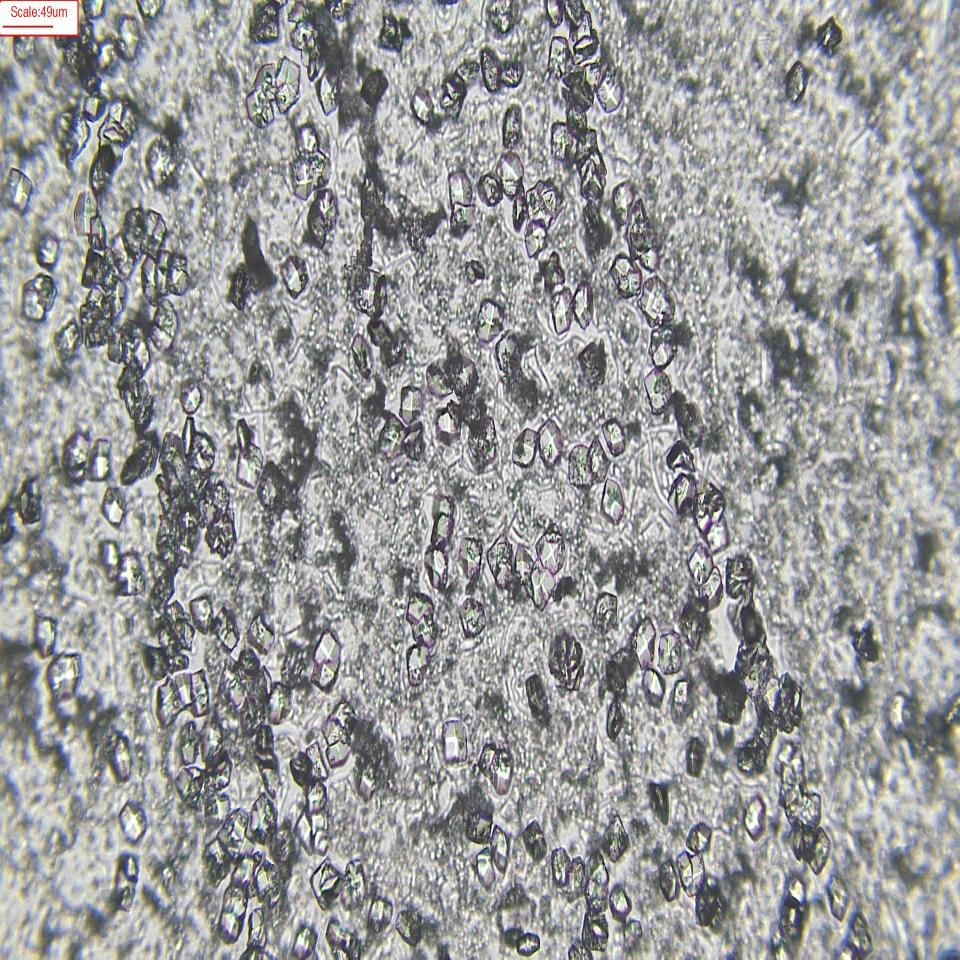
#> input picture moksh_crystaldetection/dataset-detect/test/images/41_cry_jpg.rf.c67273d81ec4a8cde02e358e1dfe5d21.jpg, 960 x 960 px
$ python detect_edge.py ../moksh_crystaldetection/dataset-detect/test/images/41_cry_jpg.rf.c67273d81ec4a8cde02e358e1dfe5d21.jpg ../moksh_crystaldetection/dataset-detect/test/images/41_cry_jpg.rf.c67273d81ec4a8cde02e358e1dfe5d21.jpg
#> lines starting #> are read from the running program, lines starting #| are printed output that depends on the picture; after the words box and inside, x2 and y2 are one past the last pixel; in counts of white or black regions, pixels touching at a corner belong together
import cv2
import sys
import numpy as np

def detect_edges(input_path, output_path):
    # Read the image
    image = cv2.imread(input_path, cv2.IMREAD_COLOR)
    if image is None:
        print(f"Erreur : impossible de lire l'image {input_path}")
        sys.exit(1)

    # Convert to grayscale
    gray = cv2.cvtColor(image, cv2.COLOR_BGR2GRAY)

    # Detect edges using Canny
    edges = cv2.Canny(gray, 100, 300)

    # Dilate edges to make them thicker
    kernel = cv2.getStructuringElement(cv2.MORPH_RECT, (5, 5))  # taille ajustable
    edges_thick = cv2.dilate(edges, kernel)

    # Save the result (optionnel : inversion des couleurs)
    cv2.imwrite(output_path, cv2.bitwise_not(edges_thick))
    print(f"Contours détectés enregistrés dans {output_path}")


def filtre_passe_haut_sombres(input_path, output_path):
    image = cv2.imread(input_path, cv2.IMREAD_GRAYSCALE)
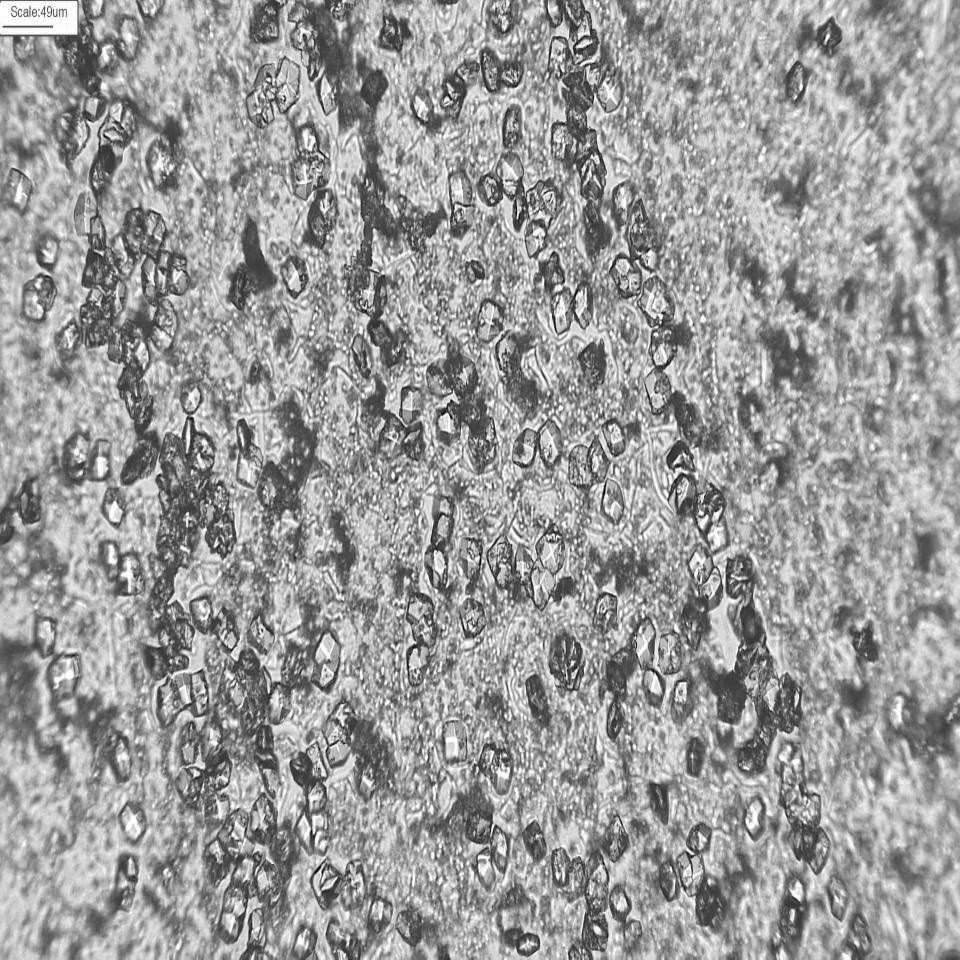
#> image: shape (960, 960); min 0, max 255, mean 155.1
    if image is None:
        print(f"Erreur : impossible de lire l'image {input_path}")
        return

    # 1. Flouter l'image pour créer une version "basse fréquence"
    #flou = cv2.GaussianBlur(image, (21, 21), 0)

    # 2. Passe-haut : original - flou
    #passe_haut = cv2.subtract(image, flou)

    # 3. Masque : garder seulement les zones sombres
    _, masque_sombre = cv2.threshold(image, 100, 255, cv2.THRESH_BINARY_INV)
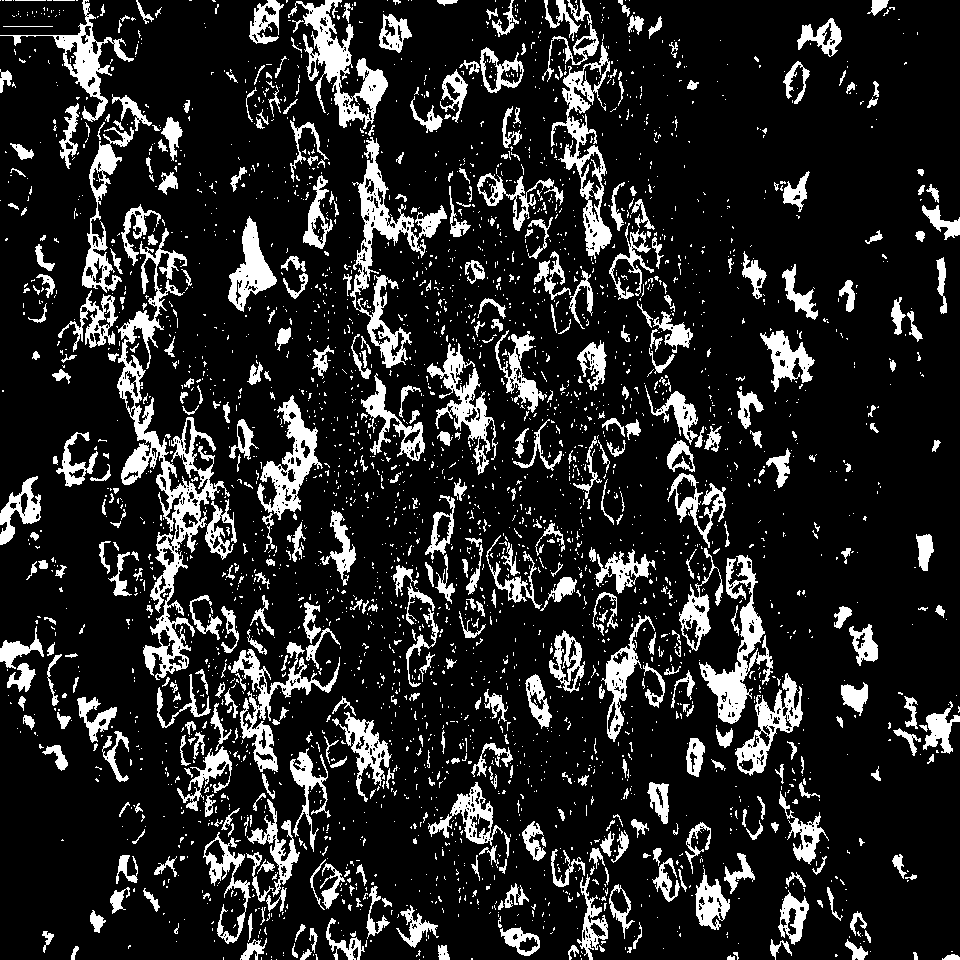
#> masque_sombre: shape (960, 960); 15.5% white; 3220 white regions (2703 under 20 px), largest, box (x1, y1, x2, y2) and area: (117, 228, 230, 680) 9371, (350, 137, 447, 368) 4651, (288, 0, 388, 129) 3914

    # 4. Appliquer le masque sombre au résultat du passe-haut
    resultat = cv2.bitwise_and(image, image, mask=masque_sombre)

    # 5. Repasser en cristaux blancs sur fond noirs
    resultat = cv2.bitwise_not(resultat)
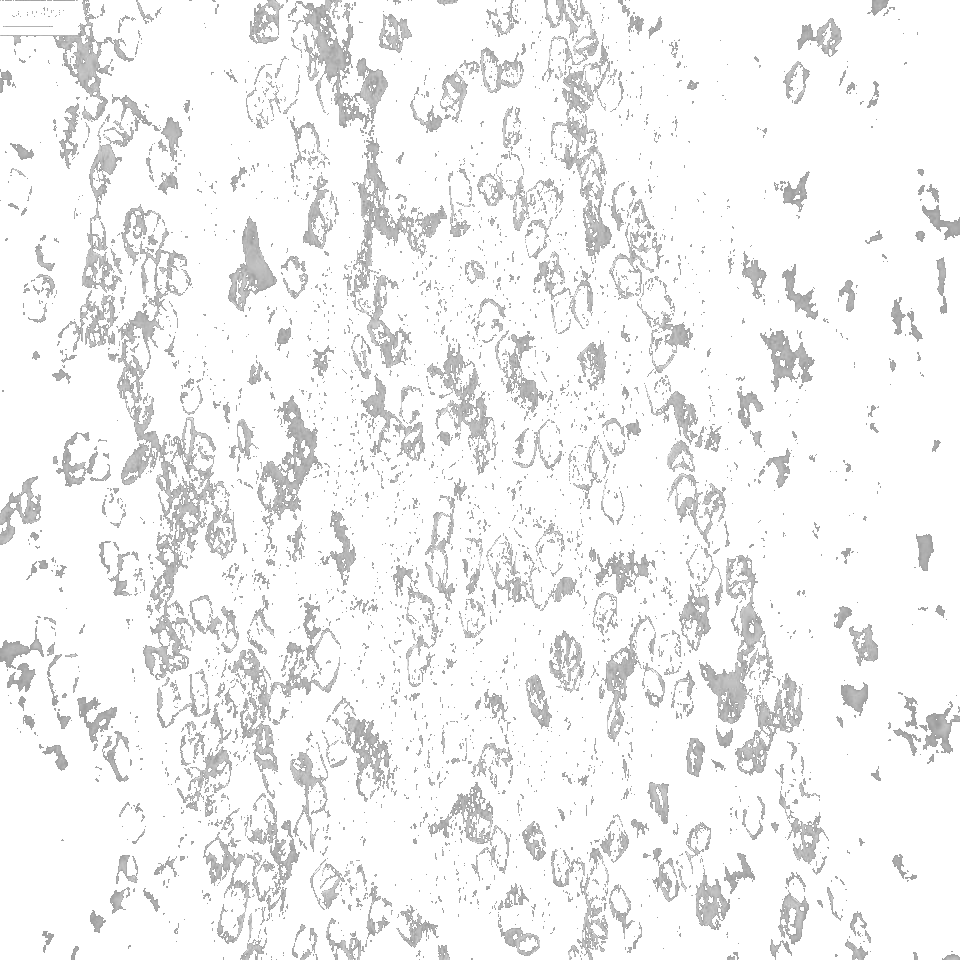
#> resultat: shape (960, 960); min 155, max 255, mean 242.6

    # 6. Re assombrir les cristaux car ils sont plus gris actuellement
    seuil = 180  # seuil de luminosité à partir duquel on assombrit
    facteur = 0.5  # intensité d'assombrissement
    resultat[resultat < seuil] = (resultat[resultat < seuil] * facteur).astype(np.uint8)
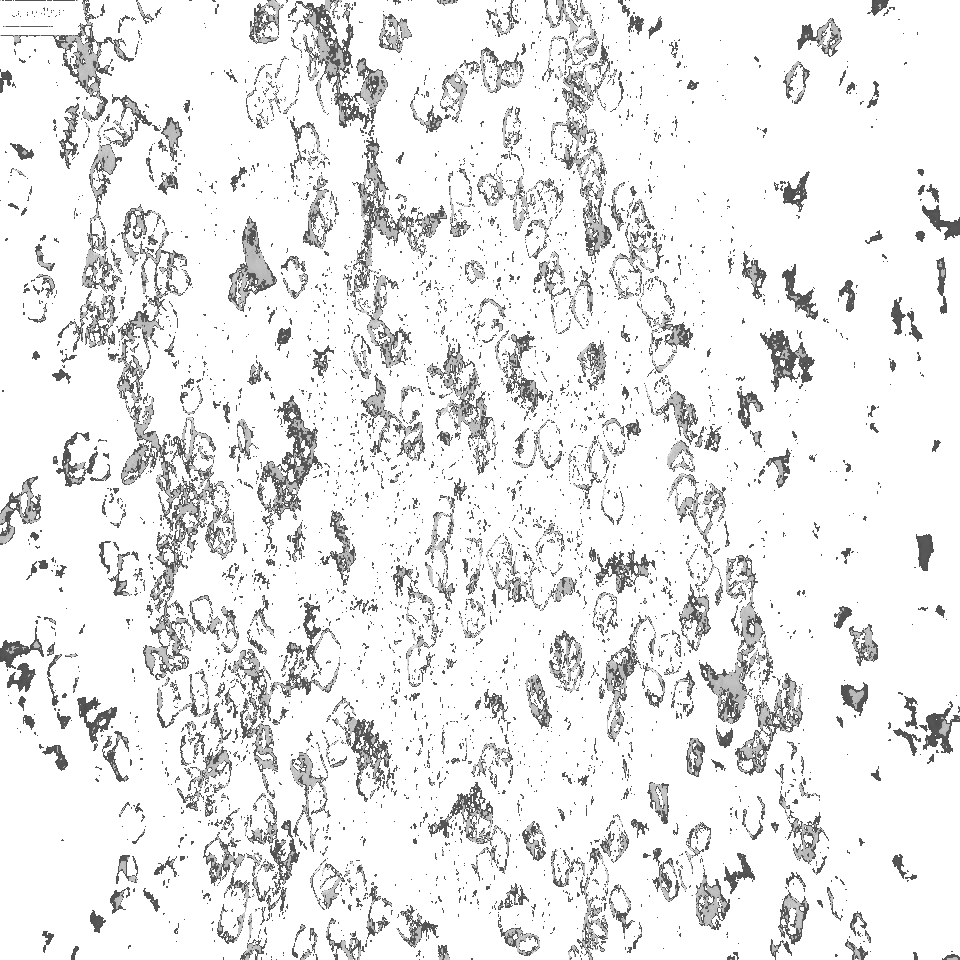
#> resultat: shape (960, 960); 9.95% of pixels changed, all inside (x1, y1, x2, y2) = (0, 0, 960, 960)

    # Sauvegarde
    cv2.imwrite(output_path, resultat)
    print(f"Filtre passe-haut (zones sombres) enregistré dans {output_path}")


if __name__ == "__main__":
    if len(sys.argv) != 3:
        print("Usage : python detect_edge.py <image_entree> <image_sortie>")
        sys.exit(1)
    filtre_passe_haut_sombres(sys.argv[1], sys.argv[2])
